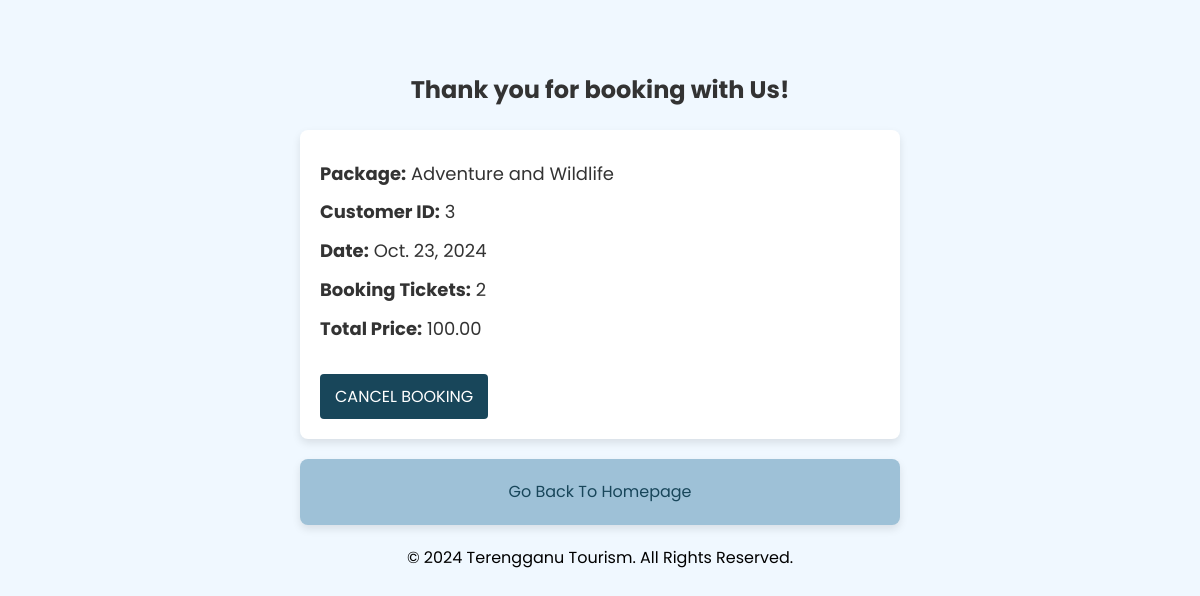
The page /tourism/display/36/ on the database its author committed.
### terengganu/models.py (models this page shows)
class Booking (models.Model):
    bookingid=models.AutoField(primary_key=True)
    custid=models.ForeignKey(Customer,on_delete=models.CASCADE)
    packageid=models.ForeignKey(Package,on_delete=models.CASCADE)
    bookingdate=models.DateField()
    bookingticket=models.IntegerField()
    totalprice=models.DecimalField(max_digits=10, decimal_places=2)

class Package(models.Model):
    packageid=models.AutoField( primary_key=True)
    packagename = models.CharField(max_length=100)
    destinations = models.TextField()
    tourdescription = models.TextField()
    packageprice = models.FloatField()
    durationdays = models.IntegerField()
    startdate = models.DateField()
    enddate = models.DateField()

class Customer (models.Model):
    custid=models.AutoField(primary_key=True)
    custname=models.CharField(max_length=50)
    custphone=models.CharField(max_length=12)
    custmail=models.EmailField()
    password=models.CharField(max_length=50)
    username=models.CharField(max_length=50,null=True)

### terengganu/views.py (the view)
# urls.py: path('display/<int:bookingid>/', views.display, name='display'), #ada
def display(request,bookingid=None):
    message=''
    data=None
    if bookingid:
        try:
            data=Booking.objects.get(bookingid=bookingid)
        except Booking.DoesNotExist:
            message="Booking not found."
    return render(request, 'display.html',{'data': data, 'message':message})

### terengganu/templates/display.html (shortened to what this page needs)
{% load static %}
<!DOCTYPE html>
<html lang="en">
<head>
</head>
<body>
    <br><br>
    <h2>Thank you for booking with Us!</h2>
    {% if data %}
        <div class="booking-info">
            <p><strong>Package:</strong> {{ data.packageid.packagename }}</p>
            <p><strong>Customer ID:</strong> {{ data.custid.custid }}</p>
            <p><strong>Date:</strong> {{ data.bookingdate }}</p>
            <p><strong>Booking Tickets:</strong> {{ data.bookingticket }}</p>
            <p><strong>Total Price:</strong> {{ data.totalprice }}</p>
            <a href="{% url 'delete_booking' data.bookingid %}" onclick="return confirm('Are you sure you want to CANCEL your booking? ')">CANCEL BOOKING</a>
        </div>
    {% else %}
        <p class="message">No booking data available.</p>
    {% endif %}
    <a class="back-link" href="{% url 'homepage2' %}">Go Back To Homepage</a>
    <footer>
        <center><p style="color: rgb(0, 0, 0);">&copy; 2024 Terengganu Tourism. All Rights Reserved.</p></center>
    </footer>
</body>
</html>

### terengganu/templates/display.html (style rules this page uses)
* { margin: 0; padding: 0; box-sizing: border-box; }
body { font-family: 'Poppins', sans-serif; background-color: aliceblue; color: #333; line-height: 1.6; padding: 20px; }
h2 { text-align: center; margin-bottom: 20px; }
.booking-info { background-color: white; padding: 20px; margin: 20px auto; max-width: 600px; box-shadow: 0px 4px 8px rgba(0, 0, 0, 0.1); border-radius: 8px; }
.booking-info p { margin: 10px 0; font-size: 18px; }
.booking-info a { display: inline-block; margin-top: 20px; padding: 10px 15px; background-color: #18465a; color: white; text-decoration: none; border-radius: 4px; transition: background-color 0.3s ease; }
.back-link { display: block; text-align: center; margin-top: 20px; font-size: 16px; color: #18465a; text-decoration: none; border: #18465a; background-color: #9ec1d7; padding: 20px; margin: 20px auto; max-width: 600px; box-shadow: 0px 4px 8px rgba(0, 0, 0, 0.1); border-radius: 8px; }

### rows shown on the page
Booking: packageid.packagename "Adventure and Wildlife", custid.custid "3", bookingdate "Oct. 23, 2024", bookingticket "2", totalprice "100.00"
